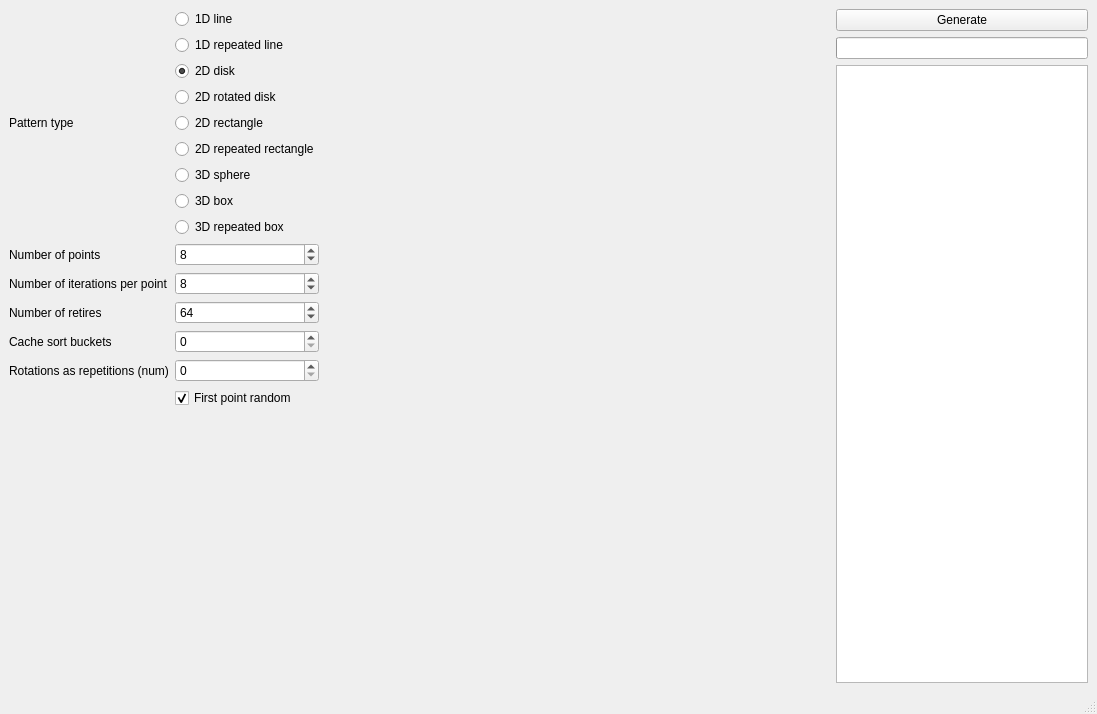
<?xml version="1.0" encoding="UTF-8"?>
<ui version="4.0">
 <class>MainWindow</class>
 <widget class="QMainWindow" name="MainWindow">
  <property name="geometry">
   <rect>
    <x>0</x>
    <y>0</y>
    <width>1097</width>
    <height>714</height>
   </rect>
  </property>
  <property name="windowTitle">
   <string>Poisson-like pattern generator</string>
  </property>
  <widget class="QWidget" name="centralwidget">
   <layout class="QGridLayout" name="gridLayout_2">
    <item row="0" column="0">
     <layout class="QHBoxLayout" name="horizontalLayout_2" stretch="1,4,2">
      <item>
       <layout class="QGridLayout" name="gridLayout">
        <item row="0" column="1">
         <layout class="QVBoxLayout" name="verticalLayout_2">
          <item>
           <widget class="QRadioButton" name="radioButton1DLine">
            <property name="text">
             <string>1D line</string>
            </property>
           </widget>
          </item>
          <item>
           <widget class="QRadioButton" name="radioButton1DRepeatedLine">
            <property name="text">
             <string>1D repeated line</string>
            </property>
           </widget>
          </item>
          <item>
           <widget class="QRadioButton" name="radioButton2DDisk">
            <property name="text">
             <string>2D disk</string>
            </property>
            <property name="checked">
             <bool>true</bool>
            </property>
           </widget>
          </item>
          <item>
           <widget class="QRadioButton" name="radioButton2DRotatedDisk">
            <property name="text">
             <string>2D rotated disk</string>
            </property>
           </widget>
          </item>
          <item>
           <widget class="QRadioButton" name="radioButton2DRect">
            <property name="text">
             <string>2D rectangle</string>
            </property>
           </widget>
          </item>
          <item>
           <widget class="QRadioButton" name="radioButton2DRepeatedRectangle">
            <property name="text">
             <string>2D repeated rectangle</string>
            </property>
           </widget>
          </item>
          <item>
           <widget class="QRadioButton" name="radioButton3DSphere">
            <property name="text">
             <string>3D sphere</string>
            </property>
           </widget>
          </item>
          <item>
           <widget class="QRadioButton" name="radioButton3DBox">
            <property name="text">
             <string>3D box</string>
            </property>
           </widget>
          </item>
          <item>
           <widget class="QRadioButton" name="radioButton3DRepeatedBox">
            <property name="text">
             <string>3D repeated box</string>
            </property>
           </widget>
          </item>
         </layout>
        </item>
        <item row="1" column="1">
         <widget class="QSpinBox" name="numberOfPointsSpinBox">
          <property name="minimum">
           <number>1</number>
          </property>
          <property name="maximum">
           <number>4096</number>
          </property>
          <property name="value">
           <number>8</number>
          </property>
         </widget>
        </item>
        <item row="6" column="1">
         <widget class="QCheckBox" name="firstPointRandomCheckBox">
          <property name="text">
           <string>First point random</string>
          </property>
          <property name="checked">
           <bool>true</bool>
          </property>
         </widget>
        </item>
        <item row="2" column="1">
         <widget class="QSpinBox" name="numberOfIterationsPerPointSpinBox">
          <property name="minimum">
           <number>1</number>
          </property>
          <property name="maximum">
           <number>1024</number>
          </property>
          <property name="value">
           <number>8</number>
          </property>
         </widget>
        </item>
        <item row="4" column="1">
         <widget class="QSpinBox" name="cacheSortBucketsSpinBox">
          <property name="maximum">
           <number>64</number>
          </property>
         </widget>
        </item>
        <item row="7" column="0">
         <spacer name="verticalSpacer">
          <property name="orientation">
           <enum>Qt::Vertical</enum>
          </property>
          <property name="sizeHint" stdset="0">
           <size>
            <width>20</width>
            <height>40</height>
           </size>
          </property>
         </spacer>
        </item>
        <item row="2" column="0">
         <widget class="QLabel" name="label_2">
          <property name="text">
           <string>Number of iterations per point</string>
          </property>
         </widget>
        </item>
        <item row="1" column="0">
         <widget class="QLabel" name="label">
          <property name="text">
           <string>Number of points</string>
          </property>
         </widget>
        </item>
        <item row="0" column="0">
         <widget class="QLabel" name="label_4">
          <property name="text">
           <string>Pattern type</string>
          </property>
         </widget>
        </item>
        <item row="4" column="0">
         <widget class="QLabel" name="label_5">
          <property name="text">
           <string>Cache sort buckets</string>
          </property>
         </widget>
        </item>
        <item row="3" column="0">
         <widget class="QLabel" name="label_3">
          <property name="text">
           <string>Number of retires</string>
          </property>
         </widget>
        </item>
        <item row="3" column="1">
         <widget class="QSpinBox" name="numberTotalIterationsSpinBox">
          <property name="minimum">
           <number>1</number>
          </property>
          <property name="maximum">
           <number>1048576</number>
          </property>
          <property name="value">
           <number>64</number>
          </property>
         </widget>
        </item>
        <item row="5" column="0">
         <widget class="QLabel" name="label_6">
          <property name="toolTip">
           <string>Works only in rotated disk mode - maximizes distances / variances num between rotations - to be used with rotated patterns</string>
          </property>
          <property name="text">
           <string>Rotations as repetitions (num)</string>
          </property>
         </widget>
        </item>
        <item row="5" column="1">
         <widget class="QSpinBox" name="rotationsAsRepetitions">
          <property name="toolTip">
           <string>Works only in rotated disk mode - maximizes distances / variances num between rotations - to be used with rotated patterns</string>
          </property>
          <property name="maximum">
           <number>16</number>
          </property>
         </widget>
        </item>
       </layout>
      </item>
      <item>
       <widget class="QWidget" name="widget" native="true"/>
      </item>
      <item>
       <layout class="QVBoxLayout" name="verticalLayout">
        <item>
         <widget class="QPushButton" name="generateButton">
          <property name="text">
           <string>Generate</string>
          </property>
         </widget>
        </item>
        <item>
         <widget class="QProgressBar" name="progressBar">
          <property name="maximum">
           <number>1024</number>
          </property>
          <property name="value">
           <number>0</number>
          </property>
          <property name="textVisible">
           <bool>false</bool>
          </property>
          <property name="format">
           <string/>
          </property>
         </widget>
        </item>
        <item>
         <widget class="QTextEdit" name="outputShaderCodeTextEdit">
          <property name="readOnly">
           <bool>true</bool>
          </property>
         </widget>
        </item>
       </layout>
      </item>
     </layout>
    </item>
   </layout>
  </widget>
  <widget class="QStatusBar" name="statusbar"/>
 </widget>
 <resources/>
 <connections/>
</ui>
